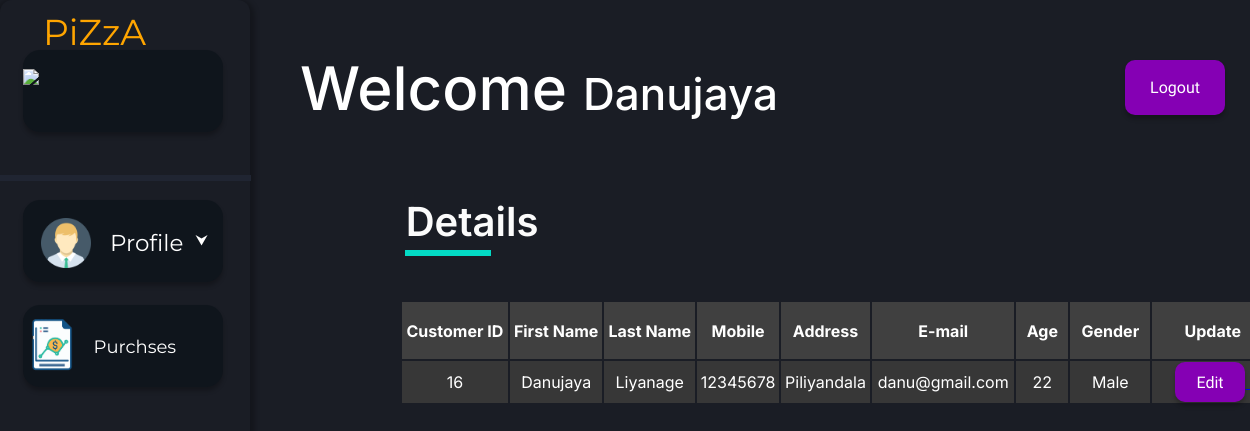
Screenshot of /custViewUserDetails.php (signed in) with the database file from the repository.
### tables this page shows
CREATE TABLE IF NOT EXISTS `crm_customer` (
  `customer_id` int NOT NULL AUTO_INCREMENT,
  `fname` varchar(15) NOT NULL,
  `lname` varchar(15) NOT NULL,
  `username` varchar(20) NOT NULL,
  `mob` int NOT NULL,
  `address` varchar(50) NOT NULL,
  `email` varchar(50) NOT NULL,
  `age` int NOT NULL,
  `gender` varchar(6) NOT NULL,
  PRIMARY KEY (`customer_id`)
);

### custViewUserDetails.php (the view, shortened to what this page needs)
<?php require_once('./phpFunc/connection/connect.php');
    $id = $_SESSION["c_id"];
$sql = "SELECT * FROM crm_customer where customer_id = $id";
mysqli_query($connection, $sql);
$result = mysqli_query($connection,$sql);
?>
<!DOCTYPE html>
<html>
<head>
        <link href="./styles/customer/cusmain.css" rel="stylesheet">
</head>
<body>
<div>
<span class="wel-msg"><p>Welcome <span style="font-size:44px;"><?php echo $_SESSION["name"]; ?></span></p></span>
<span class="sub-head">Details</span> <div class="sub-line"></div>
<span><a href="./phpFunc/functions/customer/logout.php"><button class="log_out-button">Logout</button> </a></span>
</div>
<div class="menu">
<div class="piza-staff"><img class="piza-logo" src="./assets/img/logo.png">
<span class="menu-text" style="color:orange;">PiZzA</span>
</div>
 <div class="menu-line"></div>
<button class="pro-view">
      <img class="pro-avatar" src="./assets/img/pro_avatar.png">
      <span class="pro-text">Profile </span>
</button>
<a href='./customerViewSales.php'><button class="sales-but">
      <img class="sales-logo" src="./assets/img/sales.png">
      <span class="sales-text" style="font-size: large;">Purchses </span>
</button></a>
</div>
<table border="0" class="table_dec">
<tr bgcolor="#404040">
<th>Customer ID</th>
<th>First Name</th>
<th>Last Name</th>
<th>Mobile</th>
<th>Address</th>
<th>E-mail</th>
<th>&nbsp;&nbsp;Age&nbsp;&nbsp;</th>
<th>&nbsp;&nbsp;Gender&nbsp;&nbsp;</th>
<th>Update</th>
</tr>
<?php
$row = mysqli_fetch_assoc($result);
    echo "
        <tr bgcolor='#373737'>
            <td>" . $row['customer_id'] . "</td>
            <td>" . $row['fname'] . "</td>
            <td>" . $row['lname'] . "</td>
            <td>" . $row['mob'] . "</td>
            <td>" . $row['address'] . "</td>
            <td>" . $row['email'] . "</td>
            <td>" . $row['age'] . "</td>
            <td>" . $row['gender'] . "</td>
            <td>&nbsp;&nbsp;&nbsp;&nbsp;<a href='./phpFunc/functions/customer/update.php?customer_id=".$row['customer_id']."'><button class='edit-button' role='button'>Edit</button> </a>&nbsp;&nbsp;&nbsp;&nbsp;</td>
        </tr>";
?>
</table>
</body>
</html>

### styles/customer/cusmain.css (style rules this page uses)
body { background-color: #1A1D25; margin: 0px 0 10px; }
.table_dec { font-family: 'Inter', sans-serif; padding-bottom: 50px; box-sizing: border-box; text-align: center; border-color:#27262C; border: 0px solid #5B5B5B; color:white; position: relative; left: 400px; top:300px; width: 70%; height: auto; border-radius: 4px; }
th { height: 55px; }
.wel-msg { position: absolute; left: 300px; top: -10px; font-family: 'Inter'; font-style: normal; font-weight: 500; font-size: 60px; line-height: 77px; color: #FFFFFF; }
.sub-head { position: absolute; width: 224px; height: 38px; left: 360px; top: 200px; text-align: center; font-family: 'Inter'; font-style: normal; font-weight: 600; font-size: 40px; line-height: 44px; color: #FBFBFB; }
.menu { position: absolute; width: 250px; height:800px; left: 0px; top: 0px; background: #1A1D25; box-shadow: 0px 4px 5px 5px rgba(0, 0, 0, 0.25); border-radius: 12px; }
.piza-logo { height: auto; width: 80px; }
.piza-staff { position: absolute; width: 200px; height: 82px; left: 23px; top: 50px; background: #0F151C; box-shadow: 0px 4px 4px rgba(0, 0, 0, 0.25); border-radius: 17px; }
.menu-text { font-family: "Montserrat", sans-serif; font-size:36px; position:relative; bottom:40px; }
.sub-line { border: 3px solid #03DAC5; width:80px; position: absolute; left: 405px; top: 250px; }
.menu-line { border: 3px solid #202532; width:245px; position: relative; top:175px; }
.pro-view { position: absolute; width: 200px; height: 82px; left: 23px; top: 200px; outline:0; border:0; background: #0F151C; box-shadow: 0px 4px 4px rgba(0, 0, 0, 0.25); border-radius: 17px; }
.pro-avatar { height: auto; width: 50px; position: relative; left:-10px; top:5px; }
.pro-text { font-family: "Montserrat", sans-serif; font-size:23px; position:relative; bottom:12px; left:5px; color:white; cursor:default; }
.pro-view:after { content: '\2B9F'; color: white; font-weight: bold; float: right; margin-left: 5px; position: relative; top:20px; right:10px; }
.sales-but { position: absolute; width: 200px; height: 82px; left: 23px; top: 305px; outline:0; border:0; background: #0F151C; box-shadow: 0px 4px 4px rgba(0, 0, 0, 0.25); border-radius: 17px; }
.sales-logo { height: auto; width: 90px; position: relative; left:-28px; top:1px; }
.sales-text { font-family: "Montserrat", sans-serif; font-size:23px; position:relative; bottom:20px; left:-35px; color:white; cursor:default; }
.edit-button { appearance: none; background-color: #8500B4; border: 0px solid #1A1A1A; border-radius: 10px; box-sizing: border-box; color: #FFFFFF; cursor: pointer; display: inline-block; font-family: 'Exo', sans-serif; font-size: 16px; width: 70px; height: 40px; outline: none; text-align: center; text-decoration: none; transition: all 300ms cubic-bezier(.23, 1, 0.32, 1); user-select: none; -webkit-user-select: none; touch-action: manipulation; box-shadow: 0px 4px 4px rgba(0, 0, 0, 0.25); will-change: transform; }
.log_out-button { appearance: none; background-color: #8500B4; border: 0px solid #1A1A1A; border-radius: 10px; box-sizing: border-box; color: #FFFFFF; cursor: pointer; display: inline-block; font-family: 'Exo', sans-serif; font-size: 16px; width: 100px; height: 55px; outline: none; text-align: center; text-decoration: none; transition: all 300ms cubic-bezier(.23, 1, 0.32, 1); user-select: none; -webkit-user-select: none; touch-action: manipulation; box-shadow: 0px 4px 4px rgba(0, 0, 0, 0.25); will-change: transform; position: absolute; left: 90%; top: 60px; }

### rows the page displays
crm_customer: customer_id "16", fname "Danujaya", lname "Liyanage", mob "12345678", address "Piliyandala", email "danu@gmail.com", age "22", gender "Male"

### other values shown
$_SESSION["name"] "Danujaya"
